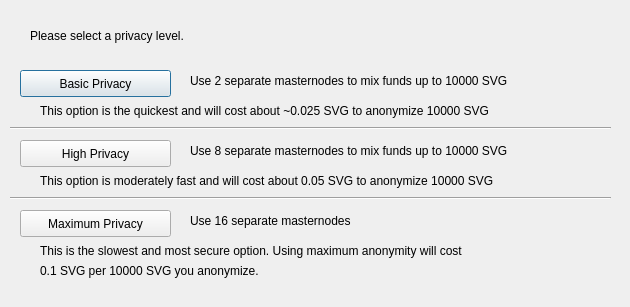
<?xml version="1.0" encoding="UTF-8"?>
<ui version="4.0">
 <class>DarksendConfig</class>
 <widget class="QDialog" name="DarksendConfig">
  <property name="geometry">
   <rect>
    <x>0</x>
    <y>0</y>
    <width>630</width>
    <height>307</height>
   </rect>
  </property>
  <property name="windowTitle">
   <string>Configure Darksend</string>
  </property>
  <widget class="QPushButton" name="buttonBasic">
   <property name="geometry">
    <rect>
     <x>20</x>
     <y>70</y>
     <width>151</width>
     <height>27</height>
    </rect>
   </property>
   <property name="text">
    <string>Basic Privacy</string>
   </property>
  </widget>
  <widget class="QPushButton" name="buttonHigh">
   <property name="geometry">
    <rect>
     <x>20</x>
     <y>140</y>
     <width>151</width>
     <height>27</height>
    </rect>
   </property>
   <property name="text">
    <string>High Privacy</string>
   </property>
  </widget>
  <widget class="QPushButton" name="buttonMax">
   <property name="geometry">
    <rect>
     <x>20</x>
     <y>210</y>
     <width>151</width>
     <height>27</height>
    </rect>
   </property>
   <property name="text">
    <string>Maximum Privacy</string>
   </property>
  </widget>
  <widget class="QLabel" name="label">
   <property name="geometry">
    <rect>
     <x>30</x>
     <y>20</y>
     <width>571</width>
     <height>31</height>
    </rect>
   </property>
   <property name="text">
    <string>Please select a privacy level.</string>
   </property>
  </widget>
  <widget class="QLabel" name="label_2">
   <property name="geometry">
    <rect>
     <x>190</x>
     <y>70</y>
     <width>421</width>
     <height>21</height>
    </rect>
   </property>
   <property name="text">
    <string>Use 2 separate masternodes to mix funds up to 10000 SVG</string>
   </property>
  </widget>
  <widget class="QLabel" name="label_3">
   <property name="geometry">
    <rect>
     <x>190</x>
     <y>140</y>
     <width>411</width>
     <height>21</height>
    </rect>
   </property>
   <property name="text">
    <string>Use 8 separate masternodes to mix funds up to 10000 SVG</string>
   </property>
  </widget>
  <widget class="QLabel" name="label_4">
   <property name="geometry">
    <rect>
     <x>190</x>
     <y>210</y>
     <width>421</width>
     <height>21</height>
    </rect>
   </property>
   <property name="text">
    <string>Use 16 separate masternodes</string>
   </property>
  </widget>
  <widget class="QLabel" name="label_6">
   <property name="geometry">
    <rect>
     <x>40</x>
     <y>100</y>
     <width>561</width>
     <height>21</height>
    </rect>
   </property>
   <property name="text">
    <string>This option is the quickest and will cost about ~0.025 SVG to anonymize 10000 SVG</string>
   </property>
  </widget>
  <widget class="QLabel" name="label_7">
   <property name="geometry">
    <rect>
     <x>40</x>
     <y>170</y>
     <width>561</width>
     <height>21</height>
    </rect>
   </property>
   <property name="text">
    <string>This option is moderately fast and will cost about 0.05 SVG to anonymize 10000 SVG</string>
   </property>
  </widget>
  <widget class="QLabel" name="label_8">
   <property name="geometry">
    <rect>
     <x>40</x>
     <y>240</y>
     <width>561</width>
     <height>21</height>
    </rect>
   </property>
   <property name="text">
    <string>This is the slowest and most secure option. Using maximum anonymity will cost</string>
   </property>
  </widget>
  <widget class="QLabel" name="label_9">
   <property name="geometry">
    <rect>
     <x>40</x>
     <y>260</y>
     <width>561</width>
     <height>21</height>
    </rect>
   </property>
   <property name="text">
    <string>0.1 SVG per 10000 SVG you anonymize.</string>
   </property>
  </widget>
  <widget class="Line" name="line">
   <property name="geometry">
    <rect>
     <x>10</x>
     <y>120</y>
     <width>601</width>
     <height>16</height>
    </rect>
   </property>
   <property name="orientation">
    <enum>Qt::Horizontal</enum>
   </property>
  </widget>
  <widget class="Line" name="line_2">
   <property name="geometry">
    <rect>
     <x>10</x>
     <y>190</y>
     <width>601</width>
     <height>16</height>
    </rect>
   </property>
   <property name="orientation">
    <enum>Qt::Horizontal</enum>
   </property>
  </widget>
 </widget>
 <resources/>
 <connections/>
</ui>
